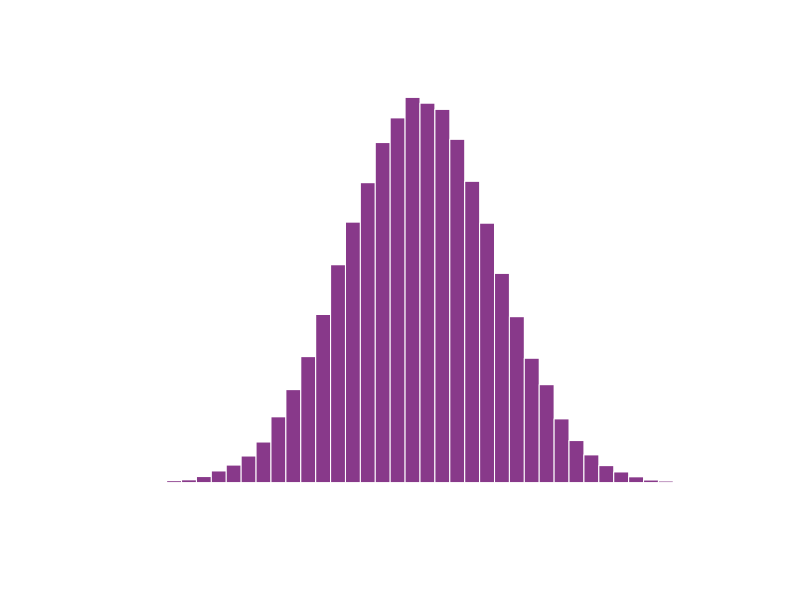

Write R code to recreate this figure.
## ---- chunk 1
hist(                                             # a histogram of...
  x = rnorm(100000), breaks = 50,                 # ... normally distributed data,
  axes = FALSE, xlab = "", ylab = "", main = "",  # ... with no axes or labelling,
  col = "#88398A", border = "white"               # ... coloured in purple
)
